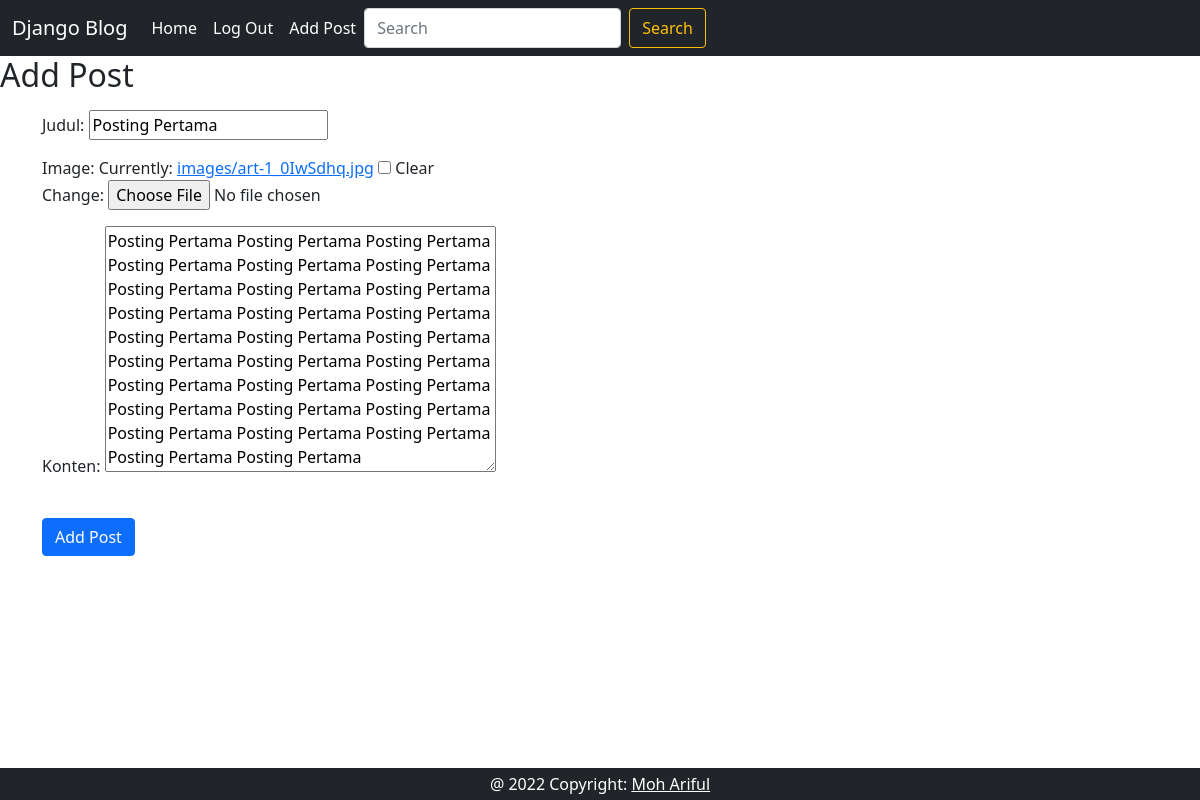
Page /1/update (signed in) on the committed database.
### posting/models.py (models this page shows, shortened)
class Posting(models.Model):
    judul = models.CharField(max_length=200)
    konten = models.TextField()
    image = models.ImageField(null=True, blank=True, upload_to='images')
    date = models.DateTimeField()
    penulis = models.ForeignKey(User, on_delete=models.CASCADE)

### posting/views.py (the view, shortened to what this page needs)
# urls.py: path('<int:pk>/update', UpdatePost.as_view(), name='update'),
class UpdatePost(LoginRequiredMixin, UpdateView):
    model = Posting
    fields = ['judul', 'image', 'konten']
    template_name = 'posting/addpost.html'

### templates/posting/addpost.html (shortened to what this page needs)
{% extends 'base.html' %}
{% block content %}
<h2>Add Post</h2>
<div class="container mt-3">
    <form method="post" enctype="multipart/form-data">
        {{ form.as_p }}
        <br>
        <button type="submit" class="btn btn-primary">Add Post</button>
    </form>
</div>
{% endblock content %}

### rows in the picture
Posting: judul "Posting Pertama", konten "Posting Pertama Posting Pertama Posting Pertama Posting Pertama Posting Pertama Posting Pertama Posting Pertama Posting Pertama Posting Pertama Posting Pertama Posting Pertama Posting Pertama Posting Pertama Posting Pertama Posting Pertama Posting Pertama Posting Pertama Posting Pertama Posting Pertama Posting Pertama Posting Pertama Posting Pertama Posting Pertama Posting Pertama Posting Pertama Posting Pertama Posting Pertama Posting Pertama Posting Pertama"
